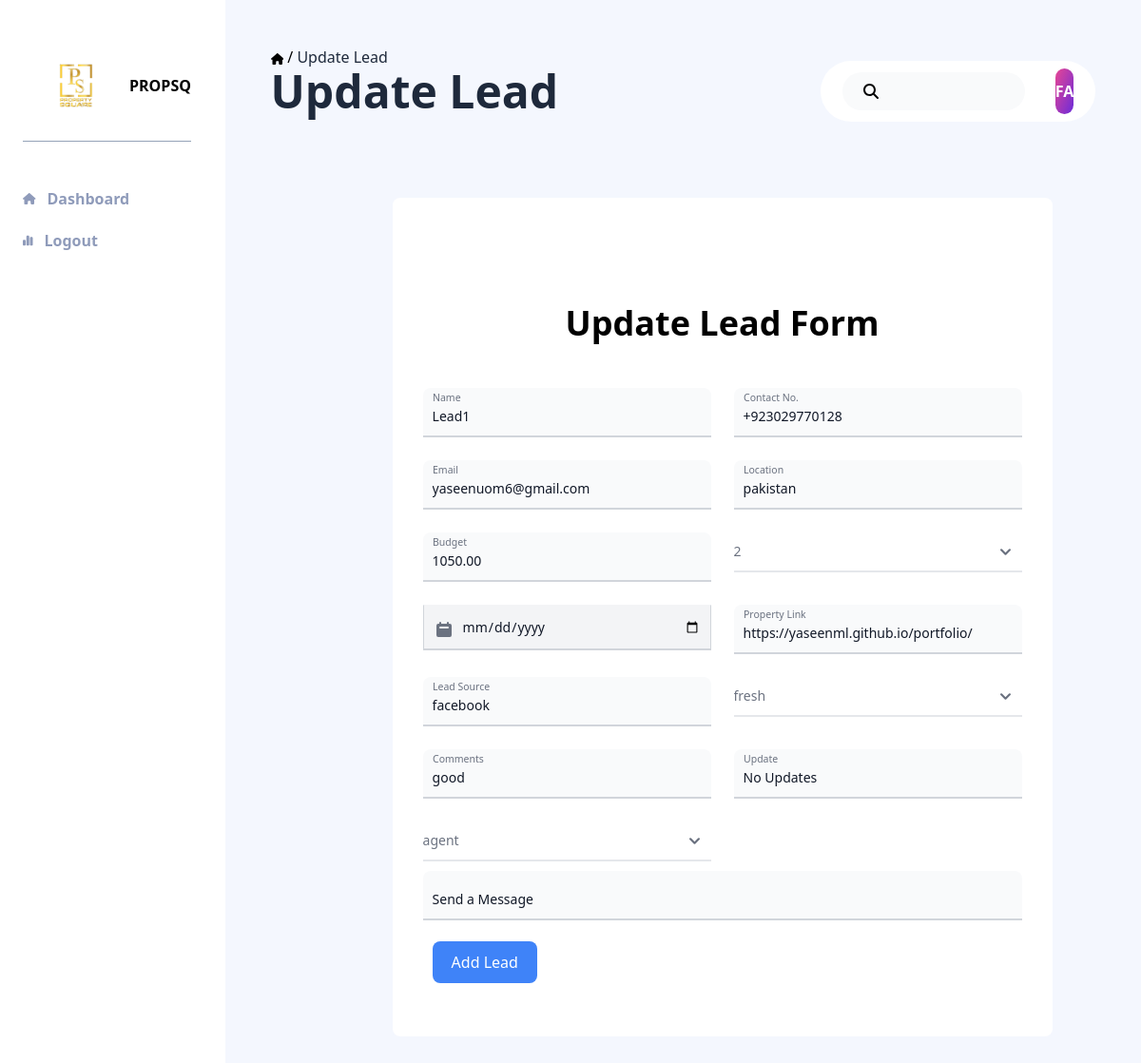
Screenshot of /lead/update/1/ with the database file from the repository.
### app/models.py (models this page shows)
class Lead(models.Model):
    added_date = models.DateField()
    name = models.CharField(max_length=255)
    contact_no = models.CharField(max_length=20)
    email = models.EmailField()
    location = models.CharField(max_length=255)
    budget = models.DecimalField(max_digits=15, decimal_places=2)
    bedrooms = models.PositiveIntegerField()
    select_moving_date = models.DateField(default="2023-10-27")
    property_link = models.CharField(max_length=255, default="link")
    lead_source = models.CharField(max_length=255, default="block")
    lead_status = models.CharField(max_length=255, default="block")
    comment = models.CharField(max_length=10000, default="block")
    update = models.CharField(max_length=255, default="No Updates")
    added_by = models.CharField(max_length=255, default="block")
    assigned_to = models.CharField(max_length=255, default="block")
    def __str__(self):
        return self.name

### app/views.py (the view)
# urls.py: path('lead/update/<int:pk>/', views.lead_update, name='lead_update'),
def lead_update(request, pk):
    lead = get_object_or_404(Lead, pk=pk)
    assigned_to_values = Lead.objects.values_list('assigned_to', flat=True).distinct()
    print(lead, "test")
    sno = 1
    if request.method == 'POST':
        print("This is post")
        post_data = request.POST.copy()
        post_data['added_date'] = datetime.now().strftime('%Y-%m-%d')
        post_data['added_by'] = request.session.get('username', '')
        print(3)
        form = LeadUpdateForm(post_data, instance=lead)
        print(4)
        for field, errors in form.errors.items():
            for error in errors:
                print(f"Field: {field}, Error: {error}")
        print(request.POST.get('assigned_to'))
        if form.is_valid():
            if request.POST.get('lead_status') == 'closed':
                user = User.objects.get(username=request.POST.get('assigned_to'))
                phone_number = user.phone_no
                send_whatsapp(user.fullname, user.phone_no)
            print(5)
            messages.success(request, "Lead Updated Successfully!")
            form.save()  # Save the updated data to the database
            return redirect('leads')
    else:
        form = LeadUpdateForm(instance=lead)
    return render(request, 'src/update_lead.html', {'form': form, 'pk': pk, 'assigned_to_values': assigned_to_values,})

### templates/src/update_lead.html (shortened to what this page needs)
{% extends 'src/base.html' %}
{% block page_header_h3 %}Update Lead{% endblock page_header_h3 %}
{% block page_header_span %}Update Lead{% endblock page_header_span %}
{% load static %}
{% block body %}
                <div class="form mt-20 py-16 bg-white sm:mx-12 md:mx-32  mx-6 rounded-lg  lg:w-4/5 sm:w-5/6">
                    <form method="post" action="{% url 'lead_update' pk=pk %}" class="px-8 sm:px-16 py-12 ">
                            <div class=" ">
                                <h2 class="text-center font-bold text-4xl ">Update Lead Form</h2>
                                <div class="  grid sm:grid-cols-2 md:grid-cols-4 mb-3 gap-6 mt-12 ">
                                    <div class="relative ">
                                        <input value="{{ form.name.value }}" name="name" type="text" id="name" class="block rounded-t-lg px-2.5 pb-2.5 pt-5 w-full text-sm text-gray-900 bg-gray-50 dark:bg-gray-700 border-0 border-b-2 border-gray-300 appearance-none dark:text-white dark:border-gray-600 dark:focus:border-blue-500 focus:outline-none focus:ring-0 focus:border-blue-600 peer" placeholder=" " required />
                                        <label for="name" class="absolute text-sm text-gray-500 dark:text-gray-400 duration-300 transform -translate-y-4 scale-75 top-4 z-10 origin-[0] left-2.5 peer-focus:text-blue-600 peer-focus:dark:text-blue-500 peer-placeholder-shown:scale-100 peer-placeholder-shown:translate-y-0 peer-focus:scale-75 peer-focus:-translate-y-4">Name</label>
                                    </div>
                                    <div class="relative ">
                                        <input value="{{ form.contact_no.value }}" name="contact_no" type="text" id="contact" class="block rounded-t-lg px-2.5 pb-2.5 pt-5 w-full text-sm text-gray-900 bg-gray-50 dark:bg-gray-700 border-0 border-b-2 border-gray-300 appearance-none dark:text-white dark:border-gray-600 dark:focus:border-blue-500 focus:outline-none focus:ring-0 focus:border-blue-600 peer" placeholder=" " required/>
                                        <label for="contact" class="absolute text-sm text-gray-500 dark:text-gray-400 duration-300 transform -translate-y-4 scale-75 top-4 z-10 origin-[0] left-2.5 peer-focus:text-blue-600 peer-focus:dark:text-blue-500 peer-placeholder-shown:scale-100 peer-placeholder-shown:translate-y-0 peer-focus:scale-75 peer-focus:-translate-y-4">Contact No.</label>
                                    </div>
                                    <div class="relative ">
                                        <input value="{{ form.email.value }}" name="email" type="email" id="email" class="block rounded-t-lg px-2.5 pb-2.5 pt-5 w-full text-sm text-gray-900 bg-gray-50 dark:bg-gray-700 border-0 border-b-2 border-gray-300 appearance-none dark:text-white dark:border-gray-600 dark:focus:border-blue-500 focus:outline-none focus:ring-0 focus:border-blue-600 peer" placeholder=" " />
                                        <label for="email" class="absolute text-sm text-gray-500 dark:text-gray-400 duration-300 transform -translate-y-4 scale-75 top-4 z-10 origin-[0] left-2.5 peer-focus:text-blue-600 peer-focus:dark:text-blue-500 peer-placeholder-shown:scale-100 peer-placeholder-shown:translate-y-0 peer-focus:scale-75 peer-focus:-translate-y-4">Email</label>
                                    </div>
                                    <div class="relative ">
                                        <input value="{{ form.location.value }}" name="location" type="text" id="location" class="block rounded-t-lg px-2.5 pb-2.5 pt-5 w-full text-sm text-gray-900 bg-gray-50 dark:bg-gray-700 border-0 border-b-2 border-gray-300 appearance-none dark:text-white dark:border-gray-600 dark:focus:border-blue-500 focus:outline-none focus:ring-0 focus:border-blue-600 peer" placeholder=" " required />
                                        <label for="location" class="absolute text-sm text-gray-500 dark:text-gray-400 duration-300 transform -translate-y-4 scale-75 top-4 z-10 origin-[0] left-2.5 peer-focus:text-blue-600 peer-focus:dark:text-blue-500 peer-placeholder-shown:scale-100 peer-placeholder-shown:translate-y-0 peer-focus:scale-75 peer-focus:-translate-y-4">Location</label>
                                    </div>
                                    <div class="relative ">
                                        <input value="{{ form.budget.value }}" name="budget" type="number" id="budget" class="block rounded-t-lg px-2.5 pb-2.5 pt-5 w-full text-sm text-gray-900 bg-gray-50 dark:bg-gray-700 border-0 border-b-2 border-gray-300 appearance-none dark:text-white dark:border-gray-600 dark:focus:border-blue-500 focus:outline-none focus:ring-0 focus:border-blue-600 peer" placeholder=" " />
                                        <label for="budget" class="absolute text-sm text-gray-500 dark:text-gray-400 duration-300 transform -translate-y-4 scale-75 top-4 z-10 origin-[0] left-2.5 peer-focus:text-blue-600 peer-focus:dark:text-blue-500 peer-placeholder-shown:scale-100 peer-placeholder-shown:translate-y-0 peer-focus:scale-75 peer-focus:-translate-y-4">Budget</label>
                                    </div>
                                    <div class="relative max-w-sm">
                                        <select id="bedroom" name="bedrooms" class="block py-2.5 px-0 w-full text-sm text-gray-500 bg-transparent border-0 border-b-2 border-gray-200 appearance-none dark:text-gray-400 dark:border-gray-700 focus:outline-none focus:ring-0 focus:border-gray-200 peer">
                                            <option value="{{ form.bedrooms.value }}" selected>{{ form.bedrooms.value }}</option>
                                        </select>
                                    </div>
                                    <div class="relative ">
                                        <div class="absolute inset-y-0 left-0 flex items-center pl-3 pointer-events-none">
                                          </div>
                                          <input value="{{ form.select_moving_date.value }}" name="select_moving_date" type="date" class="px-2.5 pb-2.5  bg-gray-100 h-12 border-t-transparent  text-gray-900  border-b-2 border-gray-300  text-sm  focus:border-b-blue-500 block w-full pl-10 p-2.5 dark:bg-gray-700 dark:border-gray-600 dark:placeholder-gray-400 dark:text-white " placeholder="Select Moving Date">
                                    </div>
                                    <div class="relative ">
                                        <input value="{{ form.property_link.value }}" name="property_link" type="url" id="propertyLink" class="block rounded-t-lg px-2.5 pb-2.5 pt-5 w-full text-sm text-gray-900 bg-gray-50 dark:bg-gray-700 border-0 border-b-2 border-gray-300 appearance-none dark:text-white dark:border-gray-600 dark:focus:border-blue-500 focus:outline-none focus:ring-0 focus:border-blue-600 peer" placeholder=" " required />
                                        <label for="propertyLink" class="absolute text-sm text-gray-500 dark:text-gray-400 duration-300 transform -translate-y-4 scale-75 top-4 z-10 origin-[0] left-2.5 peer-focus:text-blue-600 peer-focus:dark:text-blue-500 peer-placeholder-shown:scale-100 peer-placeholder-shown:translate-y-0 peer-focus:scale-75 peer-focus:-translate-y-4">Property Link</label>
                                    </div>
                                    <div class="relative ">
                                        <input value="{{ form.lead_source.value }}" name="lead_source" type="text" id="leadSource" class="block rounded-t-lg px-2.5 pb-2.5 pt-5 w-full text-sm text-gray-900 bg-gray-50 dark:bg-gray-700 border-0 border-b-2 border-gray-300 appearance-none dark:text-white dark:border-gray-600 dark:focus:border-blue-500 focus:outline-none focus:ring-0 focus:border-blue-600 peer" placeholder=" " required />
                                        <label for="leadSource" class="absolute text-sm text-gray-500 dark:text-gray-400 duration-300 transform -translate-y-4 scale-75 top-4 z-10 origin-[0] left-2.5 peer-focus:text-blue-600 peer-focus:dark:text-blue-500 peer-placeholder-shown:scale-100 peer-placeholder-shown:translate-y-0 peer-focus:scale-75 peer-focus:-translate-y-4">Lead Source</label>
                                    </div>
                                    <div class="relative ">
                                        <select id="view" name="lead_status" class="block py-2.5 px-0 w-full text-sm text-gray-500 bg-transparent border-0 border-b-2 border-gray-200 appearance-none dark:text-gray-400 dark:border-gray-700 focus:outline-none focus:ring-0 focus:border-gray-200 peer">
                                            <option value="{{ form.lead_status.value }}" selected>{{ form.lead_status.value }}</option>
                                        </select>
                                    </div>
                                    <div class="relative ">
                                        <input value="{{ form.comment.value }}" name="comment" type="text" id="Comments" class="block rounded-t-lg px-2.5 pb-2.5 pt-5 w-full text-sm text-gray-900 bg-gray-50 dark:bg-gray-700 border-0 border-b-2 border-gray-300 appearance-none dark:text-white dark:border-gray-600 dark:focus:border-blue-500 focus:outline-none focus:ring-0 focus:border-blue-600 peer" placeholder=" " required max="700"/>
                                        <label for="Comments" class="absolute text-sm text-gray-500 dark:text-gray-400 duration-300 transform -translate-y-4 scale-75 top-4 z-10 origin-[0] left-2.5 peer-focus:text-blue-600 peer-focus:dark:text-blue-500 peer-placeholder-shown:scale-100 peer-placeholder-shown:translate-y-0 peer-focus:scale-75 peer-focus:-translate-y-4">Comments</label>
                                    </div>
                                    <div class="relative ">
                                        <input value="{{ form.update.value }}" name="update" type="text" id="Comments" class="block rounded-t-lg px-2.5 pb-2.5 pt-5 w-full text-sm text-gray-900 bg-gray-50 dark:bg-gray-700 border-0 border-b-2 border-gray-300 appearance-none dark:text-white dark:border-gray-600 dark:focus:border-blue-500 focus:outline-none focus:ring-0 focus:border-blue-600 peer" placeholder=" " required max="700"/>
                                        <label for="Comments" class="absolute text-sm text-gray-500 dark:text-gray-400 duration-300 transform -translate-y-4 scale-75 top-4 z-10 origin-[0] left-2.5 peer-focus:text-blue-600 peer-focus:dark:text-blue-500 peer-placeholder-shown:scale-100 peer-placeholder-shown:translate-y-0 peer-focus:scale-75 peer-focus:-translate-y-4">Update</label>
                                    </div>
                                    <div class="relative ">
                                        <select id="assignedTo" name="assigned_to" class="block py-2.5 px-0 w-full text-sm text-gray-500 bg-transparent border-0 border-b-2 border-gray-200 appearance-none dark:text-gray-400 dark:border-gray-700 focus:outline-none focus:ring-0 focus:border-gray-200 peer">
                                            <option value="{{ form.assigned_to.value }}" selected>{{ form.assigned_to.value }}</option>
                                        </select>
                                    </div>
                        </div>
                        <button class="block rounded-t-lg mx-auto px-2.5 pb-2.5 pt-5 w-full text-left text-sm text-gray-900 bg-gray-50 dark:bg-gray-700 border-0 border-b-2 border-gray-300 appearance-none dark:text-white dark:border-gray-600 dark:focus:border-blue-500 focus:outline-none focus:ring-0 focus:border-blue-600">Send a Message </button>
                        <button type="submit" class=" absolute my-3 send-btn bg-blue-500 font-medium text-white rounded-lg  px-5 py-2.5 text-center mr-2 mb-2">Add Lead</button>
                            </div>
                        </form>
                </div>
            </section>
        </div>
{% endblock body %}

### templates/src/base.html (shortened to what this page needs)
<!DOCTYPE html>
<html>
<head>
    {% load static %}
  <link href="{% static 'css/output.css' %}" rel="stylesheet">
  <link href="{% static 'css/styles.css' %}" rel="stylesheet">
</head>
<body class="">
  <div class="flex ">
    <aside class="px-6  py-8  w-72  bg-white menu z-20 flex " id="aside">
      <nav class="relative">
        <div class="logo border-b border-slate-400 py-4 ">
            <div class="flex items-center justify-center ">
                <img src="{% static 'assets/Property-Square-black-backround--removebg-preview.png' %}" class="w-28 ">
                <h3 class="uppercase text-center w-full font-bold">propsq</h3>
              </div>
        </div>
          <ul class="navbar mt-12 font-semibold space-y-5 text-[#8f9bba]">
          <li><a href="/" class="flex items-center  justify-start ">Dashboard</a></li>
          <li><a href="logout"  class="flex items-center  justify-start">Logout</a></li>
        </ul>
      </nav>
     </aside>
     <section class="main py-12 w-screen overflow-hidden  px-12 bg-[#f4f7fe]">
      <header>
        <div class="nav-menu flex flex-col md:flex-row gap-4 space-y-4 justify-between">
          <div class="left flex gap-x-20 ">
            <div>
              / <span class="text-slate-800" >{% block page_header_span %} {% endblock page_header_span %}</span>
            <h3 class="font-semibold text-slate-800 text-5xl block">{% block page_header_h3 %} {% endblock page_header_h3 %}</h3>
          </div>
          </div>
          <div class="right sm:w-2/3 md:w-1/3  ">
            <div class="bg-white rounded-full flex  gap-4 items-center h-16 px-8 justify-center">
              <div class="flex gap-24 relative bg-gray-50 rounded-full  h-10">
                <input type="email" class="w-36 sm:w-24 h-6  relative bg-gray-50 left-16 outline-none focus:border-none focus:outline-none border-none my-3"><br>
            </div>
          <span class="bg-gradient-to-tl from-purple-700 to-pink-500 shadow-soft-2xl  w-12 h-12 rounded-full text-white font-semibold flex items-center justify-center">FA</span>
            </div>
        </div>
        </div>
         {% block body %} {% endblock body %}
</body>
</html>

### rows the page displays
Lead: name "Lead1", contact_no "+923029770128", email "yaseenuom6@gmail.com", location "pakistan", budget "1050.00", property_link "https://yaseenml.github.io/portfolio/", lead_source "facebook", lead_status "fresh", comment "good", update "No Updates", assigned_to "agent"

### other values shown
form field bedrooms "2"
